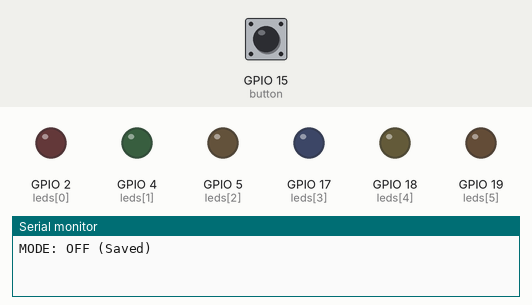
The sketch below on a simulated ESP32. On the bench: output pins drawn as LEDs (lit = HIGH), the last lines printed to the serial monitor. Dashed ring = blinking. The inputs (shaded band) are chosen by the test bench; at power-on: GPIO 15 (button) HIGH. EEPROM starts erased.

Above: at 1.2 s.
1.3 s: GPIO 15 (button) pulled LOW for 0.15 s
At 1.55 s:
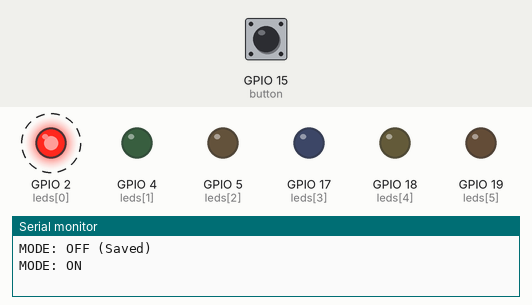
4.3 s: GPIO 15 (button) pulled LOW for 1 s
At 4.55 s:
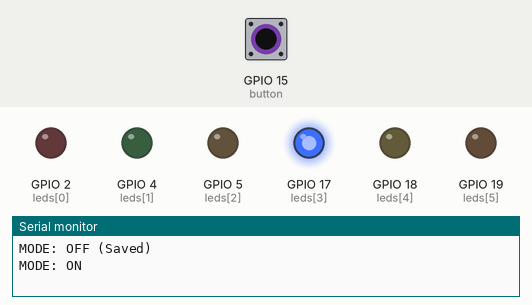
7.3 s: GPIO 15 (button) pulled LOW for 3.2 s
At 10.6 s:
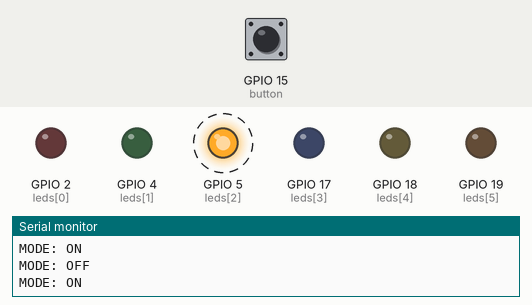
Timing chart, 0 to 19.0 s (numbered marks = the images above; inputs shaded):
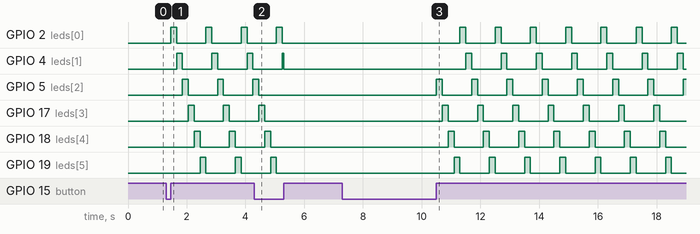

The sketch:

main.ino
```cpp
#include <Preferences.h>

int button = 15;                         // pin tombol (sesuai JSON)
int leds[] = {2, 4, 5, 17, 18, 19};      // pin LED (termasuk biru di 17)
int totalLeds = 6;

bool running = false;                    // status LED berjalan
int currentLed = 0;
int lastButtonState = LOW;               // aktif HIGH (default LOW)
unsigned long lastDebounce = 0;
const unsigned long debounceDelay = 200;

Preferences prefs;

void setup() {
  Serial.begin(115200);
  pinMode(button, INPUT);                // tombol aktif HIGH, tidak gunakan PULLUP
  for (int i = 0; i < totalLeds; i++) {
    pinMode(leds[i], OUTPUT);
    digitalWrite(leds[i], LOW);
  }

  prefs.begin("led-state", false);
  running = prefs.getBool("running", false);
  Serial.println(running ? "MODE: ON (Saved)" : "MODE: OFF (Saved)");
}

void loop() {
  int reading = digitalRead(button);

  // deteksi tepi naik (LOW -> HIGH)
  if (reading == HIGH && lastButtonState == LOW && (millis() - lastDebounce) > debounceDelay) {
    running = !running;
    prefs.putBool("running", running);
    Serial.println(running ? "MODE: ON" : "MODE: OFF");
    lastDebounce = millis();

    if (!running) {
      // matikan semua LED jika OFF
      for (int i = 0; i < totalLeds; i++) {
        digitalWrite(leds[i], LOW);
      }
    }
  }

  lastButtonState = reading;

  if (running) {
    static unsigned long lastLedTime = 0;
    if (millis() - lastLedTime >= 200) {
      lastLedTime = millis();
      // matikan semua LED
      for (int i = 0; i < totalLeds; i++) {
        digitalWrite(leds[i], LOW);
      }
      // nyalakan LED berikutnya
      digitalWrite(leds[currentLed], HIGH);
      currentLed = (currentLed + 1) % totalLeds;
    }
  }
}
```

Measured:
- after the input at 1.3 s, GPIO 2 (leds[0]): alternates HIGH for 0.20 s and LOW for 1.0 s, starting after 0.15 s; GPIO 4 (leds[1]): alternates HIGH for 0.20 s and LOW for 1.0 s, starting after 0.35 s
- after the input at 4.3 s, GPIO 2 (leds[0]): goes on until 5.3 s, then stays LOW; GPIO 5 (leds[2]): goes on until 4.5 s, then stays LOW; GPIO 17 (leds[3]): goes on until 4.7 s, then stays LOW; GPIO 18 (leds[4]): goes on until 4.9 s, then stays LOW; GPIO 19 (leds[5]): goes on until 5.1 s, then stays LOW
- after the input at 7.3 s, GPIO 2 (leds[0]): alternates HIGH for 0.20 s and LOW for 1.0 s, starting after 4.0 s; GPIO 4 (leds[1]): alternates HIGH for 0.20 s and LOW for 1.0 s, starting after 4.2 s
